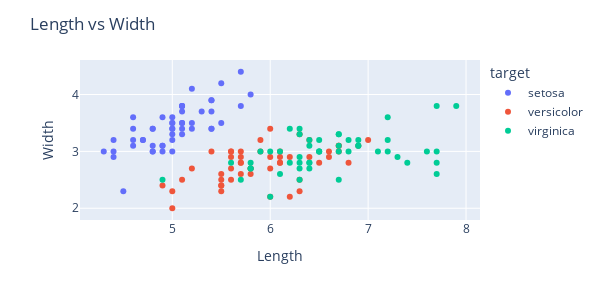

The notebook cell saved with this chart:
### Markdown cell above
`fig = px.scatter(data_frame=DATAFRAME, x=NUM_COL1, y=NUM_COL2, color=LABEL_COL)`<br><br>
`fig.update_layout(title_text=TITLE, xaxis_title=X_TITLE, height=400, width=600)`<br><br>
`fig.show()`

### Code cell
# Code Block
fig = px.scatter(data_frame=df, x="sepal_length", y="sepal_width", color="target")
fig.update_layout(title_text = "Length vs Width", xaxis_title="Length", yaxis_title="Width", width=600, height=300)
fig.show()

### Figure 1 — Plotly figure (JSON) as saved in the notebook; plotly's stock layout.template omitted (floating-point values rounded to 4 significant figures)
{"data": [{"hovertemplate": "target=setosa<br>sepal_length=%{x}<br>sepal_width=%{y}<extra></extra>", "legendgroup": "setosa", "marker": {"color": "#636efa", "symbol": "circle"}, "mode": "markers", "name": "setosa", "orientation": "v", "showlegend": true, "type": "scatter", "x": [5.1, 4.9, 4.7, 4.6, 5, 5.4, 4.6, 5, 4.4, 4.9, 5.4, 4.8, 4.8, 4.3, 5.8, 5.7, 5.4, 5.1, 5.7, 5.1, 5.4, 5.1, 4.6, 5.1, 4.8, 5, 5, 5.2, 5.2, 4.7, 4.8, 5.4, 5.2, 5.5, 4.9, 5, 5.5, 4.9, 4.4, 5.1, 5, 4.5, 4.4, 5, 5.1, 4.8, 5.1, 4.6, 5.3, 5], "xaxis": "x", "y": [3.5, 3, 3.2, 3.1, 3.6, 3.9, 3.4, 3.4, 2.9, 3.1, 3.7, 3.4, 3, 3, 4, 4.4, 3.9, 3.5, 3.8, 3.8, 3.4, 3.7, 3.6, 3.3, 3.4, 3, 3.4, 3.5, 3.4, 3.2, 3.1, 3.4, 4.1, 4.2, 3.1, 3.2, 3.5, 3.6, 3, 3.4, 3.5, 2.3, 3.2, 3.5, 3.8, 3, 3.8, 3.2, 3.7, 3.3], "yaxis": "y"}, {"hovertemplate": "target=versicolor<br>sepal_length=%{x}<br>sepal_width=%{y}<extra></extra>", "legendgroup": "versicolor", "marker": {"color": "#EF553B", "symbol": "circle"}, "mode": "markers", "name": "versicolor", "orientation": "v", "showlegend": true, "type": "scatter", "x": [7, 6.4, 6.9, 5.5, 6.5, 5.7, 6.3, 4.9, 6.6, 5.2, 5, 5.9, 6, 6.1, 5.6, 6.7, 5.6, 5.8, 6.2, 5.6, 5.9, 6.1, 6.3, 6.1, 6.4, 6.6, 6.8, 6.7, 6, 5.7, 5.5, 5.5, 5.8, 6, 5.4, 6, 6.7, 6.3, 5.6, 5.5, 5.5, 6.1, 5.8, 5, 5.6, 5.7, 5.7, 6.2, 5.1, 5.7], "xaxis": "x", "y": [3.2, 3.2, 3.1, 2.3, 2.8, 2.8, 3.3, 2.4, 2.9, 2.7, 2, 3, 2.2, 2.9, 2.9, 3.1, 3, 2.7, 2.2, 2.5, 3.2, 2.8, 2.5, 2.8, 2.9, 3, 2.8, 3, 2.9, 2.6, 2.4, 2.4, 2.7, 2.7, 3, 3.4, 3.1, 2.3, 3, 2.5, 2.6, 3, 2.6, 2.3, 2.7, 3, 2.9, 2.9, 2.5, 2.8], "yaxis": "y"}, {"hovertemplate": "target=virginica<br>sepal_length=%{x}<br>sepal_width=%{y}<extra></extra>", "legendgroup": "virginica", "marker": {"color": "#00cc96", "symbol": "circle"}, "mode": "markers", "name": "virginica", "orientation": "v", "showlegend": true, "type": "scatter", "x": [6.3, 5.8, 7.1, 6.3, 6.5, 7.6, 4.9, 7.3, 6.7, 7.2, 6.5, 6.4, 6.8, 5.7, 5.8, 6.4, 6.5, 7.7, 7.7, 6, 6.9, 5.6, 7.7, 6.3, 6.7, 7.2, 6.2, 6.1, 6.4, 7.2, 7.4, 7.9, 6.4, 6.3, 6.1, 7.7, 6.3, 6.4, 6, 6.9, 6.7, 6.9, 5.8, 6.8, 6.7, 6.7, 6.3, 6.5, 6.2, 5.9], "xaxis": "x", "y": [3.3, 2.7, 3, 2.9, 3, 3, 2.5, 2.9, 2.5, 3.6, 3.2, 2.7, 3, 2.5, 2.8, 3.2, 3, 3.8, 2.6, 2.2, 3.2, 2.8, 2.8, 2.7, 3.3, 3.2, 2.8, 3, 2.8, 3, 2.8, 3.8, 2.8, 2.8, 2.6, 3, 3.4, 3.1, 3, 3.1, 3.1, 3.1, 2.7, 3.2, 3.3, 3, 2.5, 3, 3.4, 3], "yaxis": "y"}], "layout": {"height": 300, "legend": {"title": {"text": "target"}, "tracegroupgap": 0}, "margin": {"t": 60}, "title": {"text": "Length vs Width"}, "width": 600, "xaxis": {"anchor": "y", "domain": [0, 1], "title": {"text": "Length"}}, "yaxis": {"anchor": "x", "domain": [0, 1], "title": {"text": "Width"}}}}
